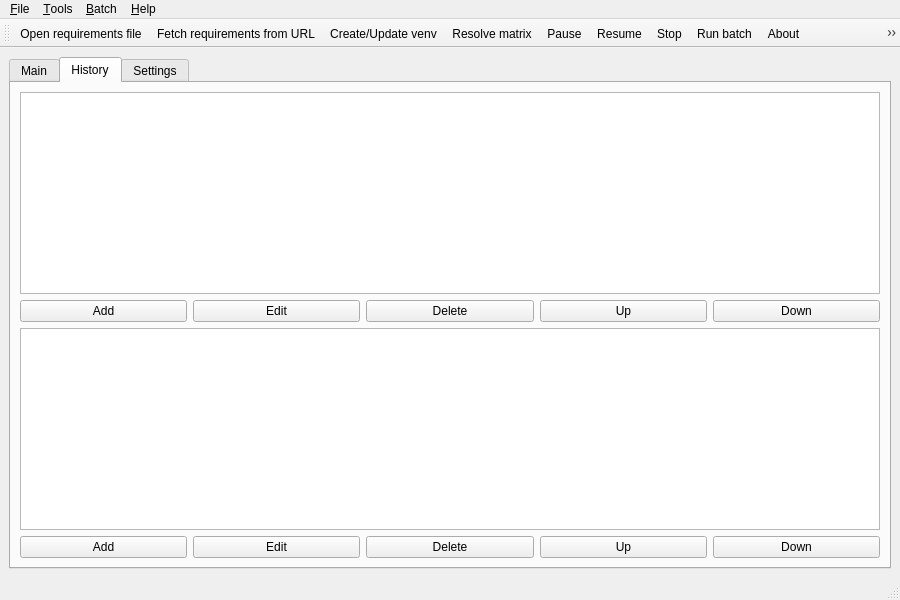
<?xml version="1.0" encoding="UTF-8"?>
<ui version="4.0">
 <class>MainWindow</class>
 <widget class="QMainWindow" name="MainWindow">
  <property name="geometry">
   <rect>
    <x>0</x>
    <y>0</y>
    <width>900</width>
    <height>600</height>
   </rect>
  </property>
  <property name="windowTitle">
   <string>Pip Matrix Resolver</string>
  </property>
  <widget class="QWidget" name="centralwidget">
   <layout class="QVBoxLayout" name="verticalLayout">
    <item>
     <widget class="QTabWidget" name="mainTabs">
      <property name="currentIndex">
       <number>1</number>
      </property>
      <widget class="QWidget" name="tabMain">
       <attribute name="title">
        <string>Main</string>
       </attribute>
       <layout class="QVBoxLayout" name="mainLayout">
        <item>
         <widget class="QSplitter" name="splitter">
          <property name="orientation">
           <enum>Qt::Orientation::Horizontal</enum>
          </property>
          <widget class="QTableView" name="requirementsView"/>
          <widget class="QTableView" name="matrixView"/>
         </widget>
        </item>
        <item>
         <widget class="QSplitter" name="bottomSplitter">
          <property name="orientation">
           <enum>Qt::Orientation::Horizontal</enum>
          </property>
          <widget class="QPlainTextEdit" name="logView">
           <property name="readOnly">
            <bool>true</bool>
           </property>
          </widget>
          <widget class="QProgressBar" name="progressBar"/>
         </widget>
        </item>
       </layout>
      </widget>
      <widget class="QWidget" name="tabHistory">
       <attribute name="title">
        <string>History</string>
       </attribute>
       <layout class="QVBoxLayout" name="historyLayout">
        <item>
         <widget class="QTableView" name="localHistoryTable"/>
        </item>
        <item>
         <layout class="QHBoxLayout" name="localHistoryButtonBar">
          <item><widget class="QPushButton" name="localAddButton"><property name="text"><string>Add</string></property></widget></item>
          <item><widget class="QPushButton" name="localEditButton"><property name="text"><string>Edit</string></property></widget></item>
          <item><widget class="QPushButton" name="localDeleteButton"><property name="text"><string>Delete</string></property></widget></item>
          <item><widget class="QPushButton" name="localUpButton"><property name="text"><string>Up</string></property></widget></item>
          <item><widget class="QPushButton" name="localDownButton"><property name="text"><string>Down</string></property></widget></item>
         </layout>
        </item>
        <item>
         <widget class="QTableView" name="webHistoryTable"/>
        </item>
        <item>
         <layout class="QHBoxLayout" name="webHistoryButtonBar">
          <item><widget class="QPushButton" name="webAddButton"><property name="text"><string>Add</string></property></widget></item>
          <item><widget class="QPushButton" name="webEditButton"><property name="text"><string>Edit</string></property></widget></item>
          <item><widget class="QPushButton" name="webDeleteButton"><property name="text"><string>Delete</string></property></widget></item>
          <item><widget class="QPushButton" name="webUpButton"><property name="text"><string>Up</string></property></widget></item>
          <item><widget class="QPushButton" name="webDownButton"><property name="text"><string>Down</string></property></widget></item>
         </layout>
        </item>
       </layout>
      </widget>
      <widget class="QWidget" name="tabSettings">
       <attribute name="title">
        <string>Settings</string>
       </attribute>
       <layout class="QVBoxLayout" name="settingsLayout">
        <item>
         <layout class="QFormLayout" name="formLayout">
          <item row="0" column="0">
           <widget class="QLabel" name="labelPythonVersion">
            <property name="text">
             <string>Python version:</string>
            </property>
           </widget>
          </item>
          <item row="0" column="1">
           <widget class="QLineEdit" name="pythonVersionEdit"/>
          </item>
          <item row="1" column="0">
           <widget class="QLabel" name="labelPipVersion">
            <property name="text">
             <string>pip version:</string>
            </property>
           </widget>
          </item>
          <item row="1" column="1">
           <widget class="QLineEdit" name="pipVersionEdit"/>
          </item>
          <item row="2" column="0">
           <widget class="QLabel" name="labelPipToolsVersion">
            <property name="text">
             <string>pip-tools version:</string>
            </property>
           </widget>
          </item>
          <item row="2" column="1">
           <widget class="QLineEdit" name="pipToolsVersionEdit"/>
          </item>
          <item row="3" column="0">
           <widget class="QLabel" name="labelMaxItems">
            <property name="text">
             <string>Maximum number of items:</string>
            </property>
           </widget>
          </item>
          <item row="3" column="1">
           <widget class="QSpinBox" name="spinMaxItems">
            <property name="toolTip">
             <string>-1 = unlimited, 0 not allowed, ≥1 valid</string>
            </property>
            <property name="minimum">
             <number>-1</number>
            </property>
            <property name="maximum">
             <number>2147483647</number>
            </property>
            <property name="value">
             <number>10</number>
            </property>
           </widget>
          </item>
         </layout>
        </item>
        <item>
         <widget class="QPushButton" name="saveSettingsButton">
          <property name="text">
           <string>Save Settings</string>
          </property>
         </widget>
        </item>
        <item>
         <widget class="QPushButton" name="restoreDefaultsButton">
          <property name="text">
           <string>Restore Defaults</string>
          </property>
         </widget>
        </item>
        <item>
         <widget class="QDialogButtonBox" name="buttonBoxPreferences">
          <property name="standardButtons">
           <set>QDialogButtonBox::StandardButton::Apply|QDialogButtonBox::StandardButton::Cancel|QDialogButtonBox::StandardButton::Ok</set>
          </property>
         </widget>
        </item>
       </layout>
      </widget>
     </widget>
    </item>
   </layout>
  </widget>
  <widget class="QMenuBar" name="menubar">
   <property name="geometry">
    <rect>
     <x>0</x>
     <y>0</y>
     <width>900</width>
     <height>20</height>
    </rect>
   </property>
   <widget class="QMenu" name="menuFile">
    <property name="title">
     <string>&amp;File</string>
    </property>
    <addaction name="actionOpenRequirements"/>
    <addaction name="actionFetchRequirements"/>
    <addaction name="separator"/>
    <addaction name="actionExit"/>
   </widget>
   <widget class="QMenu" name="menuTools">
    <property name="title">
     <string>&amp;Tools</string>
    </property>
    <addaction name="actionCreateVenv"/>
    <addaction name="actionResolveMatrix"/>
    <addaction name="actionPause"/>
    <addaction name="actionResume"/>
    <addaction name="actionStop"/>
   </widget>
   <widget class="QMenu" name="menuBatch">
    <property name="title">
     <string>&amp;Batch</string>
    </property>
    <addaction name="actionRunBatch"/>
   </widget>
   <widget class="QMenu" name="menuHelp">
    <property name="title">
     <string>&amp;Help</string>
    </property>
    <addaction name="actionAbout"/>
    <addaction name="actionViewReadme"/>
   </widget>
   <addaction name="menuFile"/>
   <addaction name="menuTools"/>
   <addaction name="menuBatch"/>
   <addaction name="menuHelp"/>
  </widget>
  <widget class="QStatusBar" name="statusbar"/>
  <widget class="QToolBar" name="mainToolBar">
   <property name="windowTitle">
    <string>Main Toolbar</string>
   </property>
   <attribute name="toolBarArea">
    <enum>TopToolBarArea</enum>
   </attribute>
   <attribute name="toolBarBreak">
    <bool>false</bool>
   </attribute>
   <addaction name="actionOpenRequirements"/>
   <addaction name="actionFetchRequirements"/>
   <addaction name="actionCreateVenv"/>
   <addaction name="actionResolveMatrix"/>
   <addaction name="actionPause"/>
   <addaction name="actionResume"/>
   <addaction name="actionStop"/>
   <addaction name="actionRunBatch"/>
   <addaction name="actionAbout"/>
   <addaction name="actionViewReadme"/>
  </widget>
  <action name="actionOpenRequirements">
   <property name="icon">
    <iconset resource="../PipMatrixResolverQt.qrc">
     <normaloff>:/icons/icons/open.svg</normaloff>:/icons/icons/open.svg</iconset>
   </property>
   <property name="text">
    <string>Open requirements file...</string>
   </property>
  </action>
  <action name="actionFetchRequirements">
   <property name="icon">
    <iconset resource="../PipMatrixResolverQt.qrc">
     <normaloff>:/icons/icons/url.svg</normaloff>:/icons/icons/url.svg</iconset>
   </property>
   <property name="text">
    <string>Fetch requirements from URL...</string>
   </property>
  </action>
  <action name="actionExit">
   <property name="text">
    <string>Exit</string>
   </property>
  </action>
  <action name="actionCreateVenv">
   <property name="icon">
    <iconset resource="../PipMatrixResolverQt.qrc">
     <normaloff>:/icons/icons/venv.svg</normaloff>:/icons/icons/venv.svg</iconset>
   </property>
   <property name="text">
    <string>Create/Update venv</string>
   </property>
  </action>
  <action name="actionResolveMatrix">
   <property name="icon">
    <iconset resource="../PipMatrixResolverQt.qrc">
     <normaloff>:/icons/icons/resolve.svg</normaloff>:/icons/icons/resolve.svg</iconset>
   </property>
   <property name="text">
    <string>Resolve matrix</string>
   </property>
  </action>
  <action name="actionPause">
   <property name="icon">
    <iconset resource="../PipMatrixResolverQt.qrc">
     <normaloff>:/icons/icons/pause.svg</normaloff>:/icons/icons/pause.svg</iconset>
   </property>
   <property name="text">
    <string>Pause</string>
   </property>
  </action>
  <action name="actionResume">
   <property name="icon">
    <iconset resource="../PipMatrixResolverQt.qrc">
     <normaloff>:/icons/icons/resume.svg</normaloff>:/icons/icons/resume.svg</iconset>
   </property>
   <property name="text">
    <string>Resume</string>
   </property>
  </action>
  <action name="actionStop">
   <property name="icon">
    <iconset resource="../PipMatrixResolverQt.qrc">
     <normaloff>:/icons/icons/stop.svg</normaloff>:/icons/icons/stop.svg</iconset>
   </property>
   <property name="text">
    <string>Stop</string>
   </property>
  </action>
  <action name="actionRunBatch">
   <property name="icon">
    <iconset resource="../PipMatrixResolverQt.qrc">
     <normaloff>:/icons/icons/batch.svg</normaloff>:/icons/icons/batch.svg</iconset>
   </property>
   <property name="text">
    <string>Run batch</string>
   </property>
  </action>
  <action name="actionAbout">
   <property name="icon">
    <iconset resource="../PipMatrixResolverQt.qrc">
     <normaloff>:/icons/icons/info.svg</normaloff>:/icons/icons/info.svg</iconset>
   </property>
   <property name="text">
    <string>About</string>
   </property>
  </action>
  <action name="actionViewReadme">
   <property name="icon">
    <iconset resource="../PipMatrixResolverQt.qrc">
     <normaloff>:/icons/icons/readme.svg</normaloff>:/icons/icons/readme.svg</iconset>
   </property>
   <property name="text">
    <string>View README</string>
   </property>
  </action>
  <action name="separator">
   <property name="separator" stdset="0">
    <bool>true</bool>
   </property>
  </action>
 </widget>
 <resources>
  <include location="../PipMatrixResolverQt.qrc"/>
 </resources>
 <connections/>
</ui>
